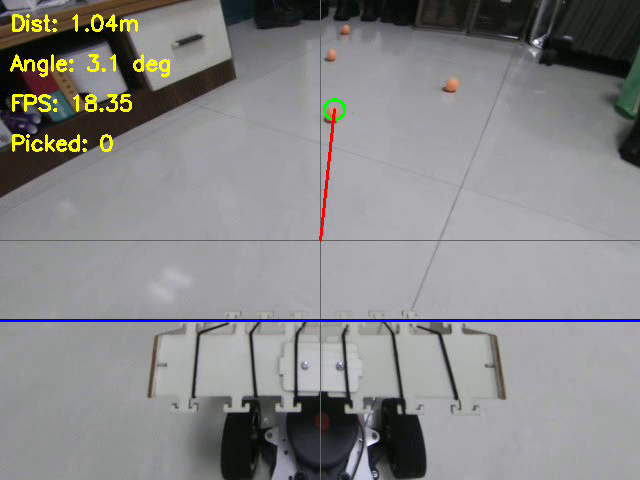
#> input picture frame 80 of ai/record/detection.avi, 640 x 480 px, given in place of the camera
$ python detect.py
#> lines starting #> are read from the running program, lines starting #| are printed output that depends on the picture; after the words box and inside, x2 and y2 are one past the last pixel; in counts of white or black regions, pixels touching at a corner belong together
import cv2
import numpy as np
import time
import math
import configparser

class BallDetector:
    def __init__(self, show_display=False, record_video=False, focal_length=275, real_diameter=0.04, config_file='/usr/src/ai/config.txt'):
#> called with show_display = False, record_video = False, focal_length = 275, real_diameter = 0.04, config_file = '/usr/src/ai/config.txt'
        config = configparser.ConfigParser()
        config.read(config_file)
#> (reads ai/config.txt from the repository)

        self.cap = cv2.VideoCapture(0)
        self.cap.set(cv2.CAP_PROP_FRAME_WIDTH, 640)
        self.cap.set(cv2.CAP_PROP_FRAME_HEIGHT, 480)
        self.cap.set(cv2.CAP_PROP_FPS, 30)
        self.cap.set(cv2.CAP_PROP_FOURCC, cv2.VideoWriter_fourcc(*'MJPG'))

        self.width = int(self.cap.get(cv2.CAP_PROP_FRAME_WIDTH))
        self.height = int(self.cap.get(cv2.CAP_PROP_FRAME_HEIGHT))
        print(f"设置后的分辨率: {self.width}x{self.height}")

        self.focal_length = focal_length
        self.real_diameter = real_diameter

        self.show_display = show_display
        self.record_video = record_video
        self.kernel = cv2.getStructuringElement(cv2.MORPH_ELLIPSE, (5, 5))

        self.orange_lower = np.array([config.getint('DEFAULT', 'orange_lower_h'),
                                      config.getint('DEFAULT', 'orange_lower_s'),
                                      config.getint('DEFAULT', 'orange_lower_v')])
        self.orange_upper = np.array([config.getint('DEFAULT', 'orange_upper_h'),
                                      config.getint('DEFAULT', 'orange_upper_s'),
                                      config.getint('DEFAULT', 'orange_upper_v')])

        self.white_lower = config.getint('DEFAULT', 'white_lower')
        self.white_upper = config.getint('DEFAULT', 'white_upper')
        self.white_blur = config.getint('DEFAULT', 'white_blur')

        self.orange_iter_open = config.getint('DEFAULT', 'orange_iter_open')
        self.orange_iter_close = config.getint('DEFAULT', 'orange_iter_close')
        self.white_iter_open = config.getint('DEFAULT', 'white_iter_open')
        self.white_iter_close = config.getint('DEFAULT', 'white_iter_close')

        self.min_radius = config.getint('DEFAULT', 'min_radius')
        self.max_radius = config.getint('DEFAULT', 'max_radius')
        self.min_circularity = config.getfloat('DEFAULT', 'min_circularity')

        self.glare_thresh = config.getint('DEFAULT', 'glare_thresh')

        self._load_calibration(config.get('DEFAULT', 'calibration_file'))

        self.smoothing_window = 5
        self.x_history = []
        self.y_history = []
        self.distance_history = []
        self.angle_history = []

        if self.show_display:
            self._init_trackbars()

        if self.record_video:
            self.video_writer = cv2.VideoWriter('/usr/src/ai/record/detection.avi',
                                                cv2.VideoWriter_fourcc(*'XVID'),
                                                8, (self.width, self.height))
        else:
            self.video_writer = None

        self.frame_count = 0
        self.start_time = time.time()
        self.fps = 0.0

        self.roi_top = 0
        self.roi_bottom = 320
        self.roi_height = self.roi_bottom - self.roi_top

        self.gray_buf = np.zeros((self.roi_height, self.width), dtype=np.uint8)
        self.hsv_buf = np.zeros((self.roi_height, self.width, 3), dtype=np.uint8)

        self.kalman = cv2.KalmanFilter(6, 3)
        self.kalman.transitionMatrix = np.array([
            [1, 0, 1, 0, 0, 0],
            [0, 1, 0, 1, 0, 0],
            [0, 0, 1, 0, 0, 0],
            [0, 0, 0, 1, 0, 0],
            [0, 0, 0, 0, 1, 1],
            [0, 0, 0, 0, 0, 1]
        ], np.float32)
        self.kalman.measurementMatrix = np.array([
            [1, 0, 0, 0, 0, 0],
            [0, 1, 0, 0, 0, 0],
            [0, 0, 0, 0, 1, 0]
        ], np.float32)
        self.kalman.processNoiseCov = np.eye(6, dtype=np.float32) * 0.01
        self.kalman.measurementNoiseCov = np.eye(3, dtype=np.float32) * 0.1
        self.kalman.errorCovPost = np.eye(6, dtype=np.float32) * 100

        self.last_prediction = None
        self.miss_count = 0
        self.last_valid_result = (0, 0, 0, 0, 0, None)
        self.locked_ball = None  # 锁定最近的球
        self.locked_time = None  # 锁定时间
        self.lock_timeout = 10.0  # 锁定超时时间（秒）

    def _load_calibration(self, calibration_file):
        if calibration_file:
            fs = cv2.FileStorage(calibration_file, cv2.FILE_STORAGE_READ)
            if fs.isOpened():
                self.camera_matrix = fs.getNode('camera_matrix').mat()
                self.distortion_coefficients = fs.getNode('distortion_coefficients').mat()
                fs.release()
            else:
                print(f"无法打开标定文件: {calibration_file}")
                self._set_default_calibration()
        else:
            self._set_default_calibration()

    def _set_default_calibration(self):
        self.camera_matrix = np.array([[self.focal_length, 0, self.width // 2],
                                       [0, self.focal_length, self.height // 2],
                                       [0, 0, 1]], dtype=np.float32)
        self.distortion_coefficients = np.zeros(5, dtype=np.float32)

    # [48 lines left out: functions _init_trackbars, update_settings, not called in this run]

    def _process_white(self, frame):
        self.gray_buf[:] = cv2.cvtColor(frame, cv2.COLOR_BGR2GRAY)
        blurred = cv2.GaussianBlur(self.gray_buf, (self.white_blur, self.white_blur), 0)
        _, mask = cv2.threshold(blurred, self.white_lower, self.white_upper, cv2.THRESH_BINARY)
        mask = cv2.morphologyEx(mask, cv2.MORPH_OPEN, self.kernel, iterations=self.white_iter_open)
        mask = cv2.morphologyEx(mask, cv2.MORPH_CLOSE, self.kernel, iterations=self.white_iter_close)
        return mask

    def _process_orange(self, frame):
        self.hsv_buf[:] = cv2.cvtColor(frame, cv2.COLOR_BGR2HSV)
        self.hsv_buf[:, :, 2] = self.gray_buf
        frame_modified = cv2.cvtColor(self.hsv_buf, cv2.COLOR_HSV2BGR)
        mask = cv2.inRange(self.hsv_buf, self.orange_lower, self.orange_upper)
        mask = cv2.morphologyEx(mask, cv2.MORPH_OPEN, self.kernel, iterations=self.orange_iter_open)
        mask = cv2.morphologyEx(mask, cv2.MORPH_CLOSE, self.kernel, iterations=self.orange_iter_close)
        return mask

    def _find_contours(self, mask):
        contours, _ = cv2.findContours(mask, cv2.RETR_EXTERNAL, cv2.CHAIN_APPROX_SIMPLE)
        valid_balls = []
        for contour in contours:
            area = cv2.contourArea(contour)
            if area < 50:
                continue
            (x, y), radius = cv2.minEnclosingCircle(contour)
            if self.min_radius <= radius <= self.max_radius:
                valid_balls.append((x, y, radius * 2))
        return valid_balls

    def detect_balls(self, frame):
        try:
            roi_frame = frame[self.roi_top:self.roi_bottom, 0:self.width]
            undistorted = cv2.undistort(roi_frame, self.camera_matrix, self.distortion_coefficients)
            orange_mask = self._process_orange(undistorted)
            white_mask = self._process_white(undistorted)

            orange_balls = self._find_contours(orange_mask)
            white_balls = self._find_contours(white_mask)

            all_balls = []
            for x, y, diameter in orange_balls:
                y += self.roi_top
                all_balls.append((x, y, diameter, 1))
            for x, y, diameter in white_balls:
                y += self.roi_top
                all_balls.append((x, y, diameter, 0))

            if not all_balls:
                self.locked_ball = None  # 未检测到球时解锁
                self.locked_time = None
                return 0, 0, 0, 0, 0, frame

            # 计算每个球的距离
            balls_with_distance = []
            for x, y, diameter, ball_type in all_balls:
                distance = (self.real_diameter * self.focal_length) / max(diameter, 1e-6)
                balls_with_distance.append((x, y, diameter, ball_type, distance))

            # 如果已锁定球，尝试匹配最近的球
            if self.locked_ball is not None and time.time() - self.locked_time < self.lock_timeout:
                locked_x, locked_y, locked_diameter, locked_type, locked_distance = self.locked_ball
                # 查找与锁定球最接近的球（基于位置和直径）
                closest_ball = min(balls_with_distance, key=lambda b: (
                    (b[0] - locked_x) ** 2 + (b[1] - locked_y) ** 2 + ((b[2] - locked_diameter) / 10) ** 2
                ), default=None)
                if closest_ball and abs(closest_ball[4] - locked_distance) < 0.2:  # 距离变化小于 0.2m
                    x, y, diameter, ball_type, distance = closest_ball
                    result = self._calculate_metrics((x, y, diameter), frame, ball_type)
                    self.last_valid_result = result
                    self.locked_ball = (x, y, diameter, ball_type, distance)  # 更新锁定球
                    return result

            # 未锁定或锁定超时，选择距离最近的球
            closest_ball = min(balls_with_distance, key=lambda b: b[4])  # 按距离排序
            x, y, diameter, ball_type, distance = closest_ball
            result = self._calculate_metrics((x, y, diameter), frame, ball_type)
            self.last_valid_result = result
            self.locked_ball = (x, y, diameter, ball_type, distance)  # 锁定最近的球
            self.locked_time = time.time()  # 记录锁定时间
            return result
        except Exception as e:
            print(f"检测异常: {str(e)}")
            self.locked_ball = None
            self.locked_time = None
            return 0, 0, 0, 0, 0, frame

    # [80 lines left out: functions _glare_suppression, _calculate_metrics, _draw_debug_info, not called in this run]

    def detect_and_display(self):
        self.last_frame = None
        self.last_update_time = time.time()
        try:
            while True:
                start_time = time.time()
                ret, frame = self.cap.read()
#> frame is the input picture: shape (480, 640, 3); mean B, G, R 135.2, 134.7, 135.4
                if not ret:
                    print("摄像头读取失败")
                    break

                if self.last_frame is not None and np.array_equal(frame, self.last_frame):
                    print("[WARN] Frame frozen, skipping detection")
                    time.sleep(0.01)
                    continue
                self.last_frame = frame.copy()

                if self.show_display:
                    self.update_settings()
                    orange_mask_disp = self._process_orange(frame[self.roi_top:self.roi_bottom, 0:self.width])
                    white_mask_disp = self._process_white(frame[self.roi_top:self.roi_bottom, 0:self.width])
                    cv2.imshow("Orange Mask", orange_mask_disp)
                    cv2.imshow("White Mask", white_mask_disp)

                status, x, y, distance, angle, processed_frame = self.detect_balls(frame)
#> in detect_balls, `roi_frame = frame[self.roi_top:self.roi_bottom, 0:self.width]`:
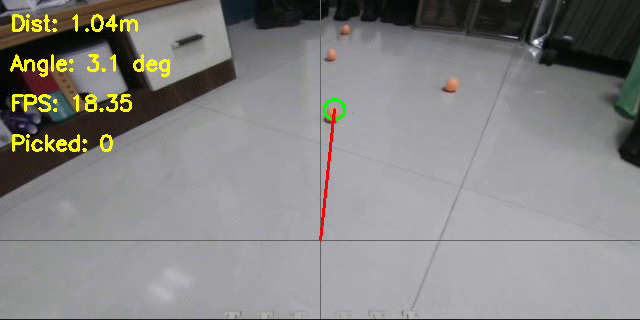
#> roi_frame: shape (320, 640, 3); mean B, G, R 131.6, 133.1, 134.5
#> in _process_orange, `self.hsv_buf[:] = cv2.cvtColor(frame, cv2.COLOR_BGR2HSV)`:
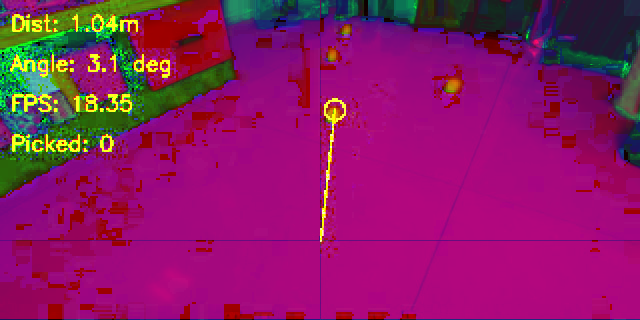
#> self.hsv_buf: shape (320, 640, 3); mean B, G, R 101.1, 24.7, 138.2
#> in _process_orange, `self.hsv_buf[:, :, 2] = self.gray_buf`:
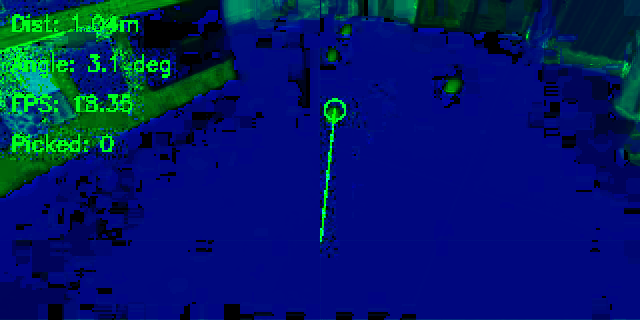
#> self.hsv_buf: shape (320, 640, 3); mean B, G, R 101.1, 24.7, 0
#> in _process_orange, `frame_modified = cv2.cvtColor(self.hsv_buf, cv2.COLOR_HSV2BGR)`: frame_modified: shape (320, 640, 3); every value is 0
#> in _process_orange, `mask = cv2.inRange(self.hsv_buf, self.orange_lower, self.orange_upper)`: mask: shape (320, 640); every value is 0
#> in _process_white, `self.gray_buf[:] = cv2.cvtColor(frame, cv2.COLOR_BGR2GRAY)`:
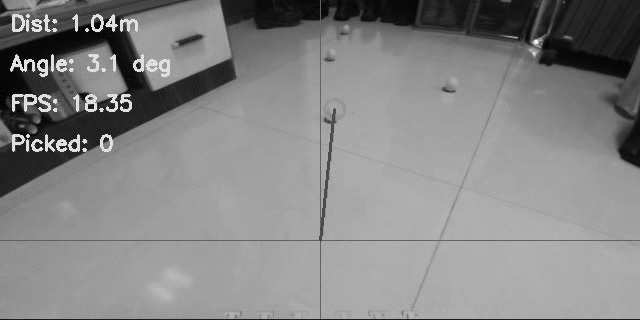
#> self.gray_buf: shape (320, 640); min 0, max 254, mean 133.4
#> in _process_white, `blurred = cv2.GaussianBlur(self.gray_buf, (self.white_blur, self.white..`:
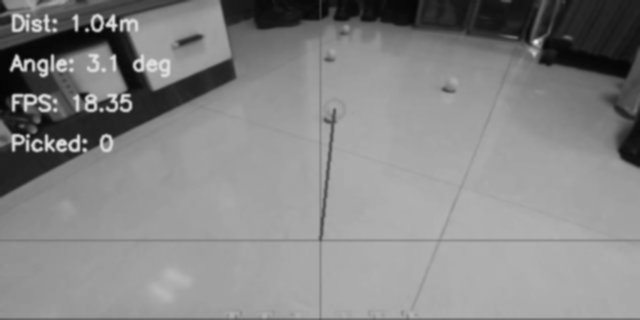
#> blurred: shape (320, 640); min 3, max 229, mean 133.5
#> in _process_white, `_, mask = cv2.threshold(blurred, self.white_lower, self.white_upper, c..`:
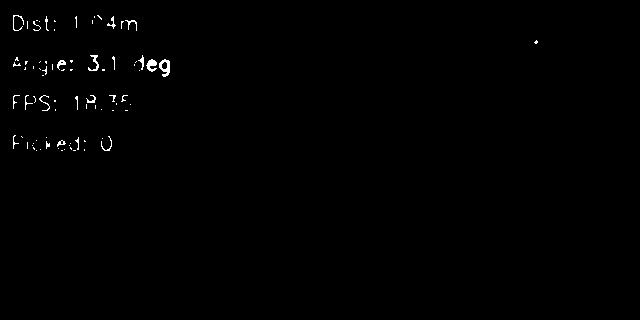
#> mask: shape (320, 640); 0.53% white in thin lines or dots, all inside (x1, y1, x2, y2) = (13, 15, 538, 151)
#> in _find_contours, `contours, _ = cv2.findContours(mask, cv2.RETR_EXTERNAL, cv2.CHAIN_APPR..`: contours = []
#> status = 0; x = 0; y = 0; distance = 0; angle = 0

                self.frame_count += 1
                elapsed_time = time.time() - self.start_time
                self.fps = self.frame_count / elapsed_time if elapsed_time > 0 else 0.0

                if status:
                    print(f"位置: ({x:.2f}, {y:.2f}), 距离: {distance:.2f}米, 角度: {angle:.1f}度, FPS: {self.fps:.2f}")
                    self.last_update_time = time.time()
                else:
                    if time.time() - self.last_update_time > 1.0:
                        print("[INFO] No ball detected for 1s, resetting")
                        self.last_valid_result = (0, 0, 0, 0, 0, frame)

                if self.show_display and processed_frame is not None and processed_frame.size > 0:
                    cv2.imshow("Frame", processed_frame)
                    cv2.resizeWindow("Frame", self.width, self.height)

                if self.record_video and self.video_writer is not None and processed_frame is not None and processed_frame.size > 0:
                    self.video_writer.write(processed_frame)

                if cv2.waitKey(1) & 0xFF == ord('q'):
#> (key q is pressed here)
                    break
        finally:
            self.cap.release()
            if self.video_writer is not None:
                self.video_writer.release()
            cv2.destroyAllWindows()

if __name__ == "__main__":
    detector = BallDetector(show_display=False, record_video=False)
    detector.detect_and_display()
